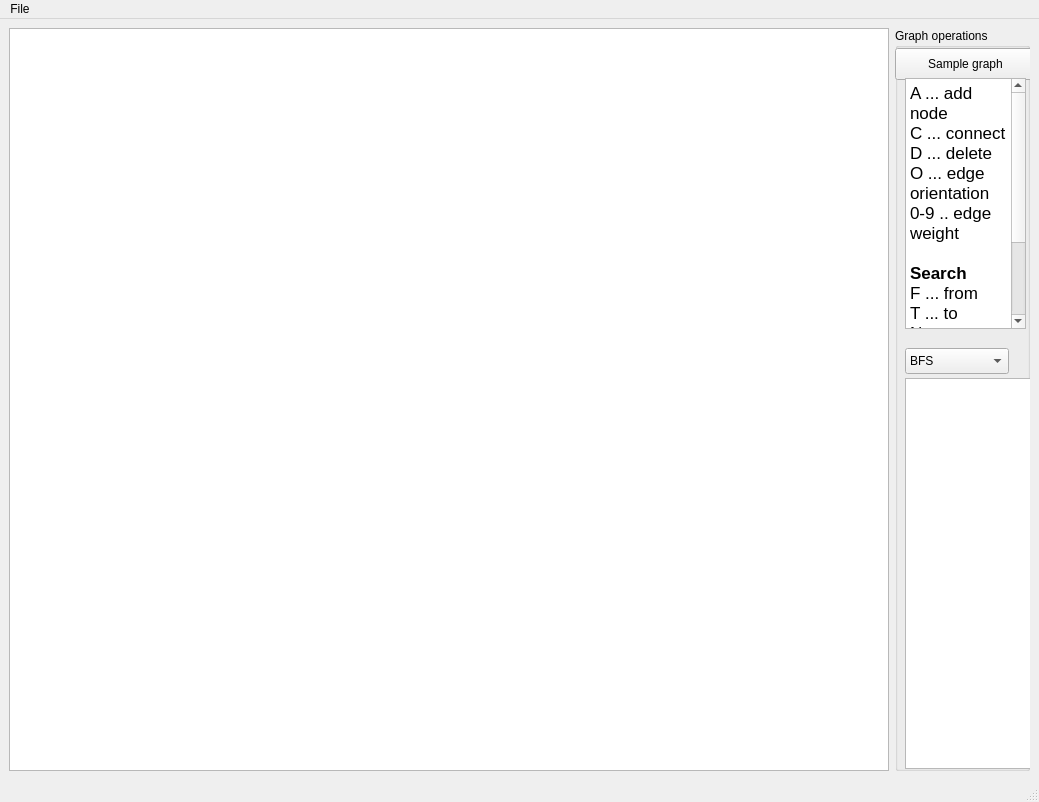
<?xml version="1.0" encoding="UTF-8"?>
<ui version="4.0">
 <class>MainWindow</class>
 <widget class="QMainWindow" name="MainWindow">
  <property name="geometry">
   <rect>
    <x>0</x>
    <y>0</y>
    <width>1039</width>
    <height>802</height>
   </rect>
  </property>
  <property name="windowTitle">
   <string>MainWindow</string>
  </property>
  <widget class="QWidget" name="centralwidget">
   <layout class="QHBoxLayout" name="horizontalLayout">
    <item>
     <widget class="QGraphicsView" name="graphicsView"/>
    </item>
    <item>
     <widget class="QGroupBox" name="groupBox">
      <property name="enabled">
       <bool>true</bool>
      </property>
      <property name="sizePolicy">
       <sizepolicy hsizetype="Preferred" vsizetype="Preferred">
        <horstretch>0</horstretch>
        <verstretch>0</verstretch>
       </sizepolicy>
      </property>
      <property name="title">
       <string>Graph operations    </string>
      </property>
      <widget class="QPushButton" name="sampleGraph">
       <property name="geometry">
        <rect>
         <x>0</x>
         <y>20</y>
         <width>141</width>
         <height>32</height>
        </rect>
       </property>
       <property name="text">
        <string>Sample graph</string>
       </property>
      </widget>
      <widget class="QTextBrowser" name="textBrowser">
       <property name="geometry">
        <rect>
         <x>10</x>
         <y>50</y>
         <width>121</width>
         <height>251</height>
        </rect>
       </property>
       <property name="html">
        <string>&lt;!DOCTYPE HTML PUBLIC &quot;-//W3C//DTD HTML 4.0//EN&quot; &quot;http://www.w3.org/TR/REC-html40/strict.dtd&quot;&gt;
&lt;html&gt;&lt;head&gt;&lt;meta name=&quot;qrichtext&quot; content=&quot;1&quot; /&gt;&lt;style type=&quot;text/css&quot;&gt;
p, li { white-space: pre-wrap; }
&lt;/style&gt;&lt;/head&gt;&lt;body style=&quot; font-family:'.Helvetica Neue DeskInterface'; font-size:13pt; font-weight:400; font-style:normal;&quot;&gt;
&lt;p style=&quot; margin-top:0px; margin-bottom:0px; margin-left:0px; margin-right:0px; -qt-block-indent:0; text-indent:0px;&quot;&gt;A ... add node&lt;/p&gt;
&lt;p style=&quot; margin-top:0px; margin-bottom:0px; margin-left:0px; margin-right:0px; -qt-block-indent:0; text-indent:0px;&quot;&gt;C ... connect&lt;/p&gt;
&lt;p style=&quot; margin-top:0px; margin-bottom:0px; margin-left:0px; margin-right:0px; -qt-block-indent:0; text-indent:0px;&quot;&gt;D ... delete&lt;/p&gt;
&lt;p style=&quot; margin-top:0px; margin-bottom:0px; margin-left:0px; margin-right:0px; -qt-block-indent:0; text-indent:0px;&quot;&gt;O ... edge orientation&lt;/p&gt;
&lt;p style=&quot; margin-top:0px; margin-bottom:0px; margin-left:0px; margin-right:0px; -qt-block-indent:0; text-indent:0px;&quot;&gt;0-9 .. edge weight&lt;/p&gt;
&lt;p style=&quot;-qt-paragraph-type:empty; margin-top:0px; margin-bottom:0px; margin-left:0px; margin-right:0px; -qt-block-indent:0; text-indent:0px;&quot;&gt;&lt;br /&gt;&lt;/p&gt;
&lt;p style=&quot; margin-top:0px; margin-bottom:0px; margin-left:0px; margin-right:0px; -qt-block-indent:0; text-indent:0px;&quot;&gt;&lt;span style=&quot; font-weight:600;&quot;&gt;Search&lt;/span&gt;&lt;/p&gt;
&lt;p style=&quot; margin-top:0px; margin-bottom:0px; margin-left:0px; margin-right:0px; -qt-block-indent:0; text-indent:0px;&quot;&gt;F ... from&lt;/p&gt;
&lt;p style=&quot; margin-top:0px; margin-bottom:0px; margin-left:0px; margin-right:0px; -qt-block-indent:0; text-indent:0px;&quot;&gt;T ... to&lt;/p&gt;
&lt;p style=&quot; margin-top:0px; margin-bottom:0px; margin-left:0px; margin-right:0px; -qt-block-indent:0; text-indent:0px;&quot;&gt;N ... next step&lt;/p&gt;
&lt;p style=&quot; margin-top:0px; margin-bottom:0px; margin-left:0px; margin-right:0px; -qt-block-indent:0; text-indent:0px;&quot;&gt;R ... restart&lt;/p&gt;
&lt;p style=&quot;-qt-paragraph-type:empty; margin-top:0px; margin-bottom:0px; margin-left:0px; margin-right:0px; -qt-block-indent:0; text-indent:0px;&quot;&gt;&lt;br /&gt;&lt;/p&gt;
&lt;p style=&quot; margin-top:0px; margin-bottom:0px; margin-left:0px; margin-right:0px; -qt-block-indent:0; text-indent:0px;&quot;&gt;P ... debug print&lt;/p&gt;&lt;/body&gt;&lt;/html&gt;</string>
       </property>
      </widget>
      <widget class="QTextBrowser" name="txtLogView">
       <property name="geometry">
        <rect>
         <x>10</x>
         <y>350</y>
         <width>131</width>
         <height>391</height>
        </rect>
       </property>
      </widget>
      <widget class="QComboBox" name="algList">
       <property name="geometry">
        <rect>
         <x>10</x>
         <y>320</y>
         <width>104</width>
         <height>26</height>
        </rect>
       </property>
       <item>
        <property name="text">
         <string>BFS</string>
        </property>
       </item>
       <item>
        <property name="text">
         <string>DFS</string>
        </property>
       </item>
       <item>
        <property name="text">
         <string>Dijkstra</string>
        </property>
       </item>
      </widget>
     </widget>
    </item>
   </layout>
  </widget>
  <widget class="QMenuBar" name="menubar">
   <property name="geometry">
    <rect>
     <x>0</x>
     <y>0</y>
     <width>1039</width>
     <height>22</height>
    </rect>
   </property>
   <widget class="QMenu" name="menuFile">
    <property name="title">
     <string>File</string>
    </property>
    <addaction name="actionNew"/>
    <addaction name="actionOpen"/>
    <addaction name="actionSave"/>
    <addaction name="actionSave_as"/>
   </widget>
   <addaction name="menuFile"/>
  </widget>
  <widget class="QStatusBar" name="statusbar"/>
  <action name="actionNew">
   <property name="text">
    <string>New</string>
   </property>
   <property name="shortcut">
    <string>Ctrl+N</string>
   </property>
  </action>
  <action name="actionSave">
   <property name="text">
    <string>Save</string>
   </property>
  </action>
  <action name="actionSave_as">
   <property name="text">
    <string>Save as</string>
   </property>
   <property name="shortcut">
    <string>Ctrl+S</string>
   </property>
  </action>
  <action name="actionOpen">
   <property name="text">
    <string>Open</string>
   </property>
   <property name="shortcut">
    <string>Ctrl+O</string>
   </property>
  </action>
 </widget>
 <resources/>
 <connections>
  <connection>
   <sender>actionSave_as</sender>
   <signal>triggered()</signal>
   <receiver>MainWindow</receiver>
   <slot>on_actionSaveAs_clicked()</slot>
   <hints>
    <hint type="sourcelabel">
     <x>-1</x>
     <y>-1</y>
    </hint>
    <hint type="destinationlabel">
     <x>519</x>
     <y>400</y>
    </hint>
   </hints>
  </connection>
  <connection>
   <sender>actionSave</sender>
   <signal>triggered()</signal>
   <receiver>MainWindow</receiver>
   <slot>on_actionSave_clicked()</slot>
   <hints>
    <hint type="sourcelabel">
     <x>-1</x>
     <y>-1</y>
    </hint>
    <hint type="destinationlabel">
     <x>519</x>
     <y>400</y>
    </hint>
   </hints>
  </connection>
  <connection>
   <sender>actionOpen</sender>
   <signal>triggered()</signal>
   <receiver>MainWindow</receiver>
   <slot>on_actionOpen_clicked()</slot>
   <hints>
    <hint type="sourcelabel">
     <x>-1</x>
     <y>-1</y>
    </hint>
    <hint type="destinationlabel">
     <x>519</x>
     <y>400</y>
    </hint>
   </hints>
  </connection>
  <connection>
   <sender>actionNew</sender>
   <signal>triggered()</signal>
   <receiver>MainWindow</receiver>
   <slot>on_actionNew_clicked()</slot>
   <hints>
    <hint type="sourcelabel">
     <x>-1</x>
     <y>-1</y>
    </hint>
    <hint type="destinationlabel">
     <x>519</x>
     <y>400</y>
    </hint>
   </hints>
  </connection>
 </connections>
 <slots>
  <slot>on_actionSaveAs_clicked()</slot>
  <slot>on_actionSave_clicked()</slot>
  <slot>on_actionNew_clicked()</slot>
  <slot>on_actionOpen_clicked()</slot>
 </slots>
</ui>
